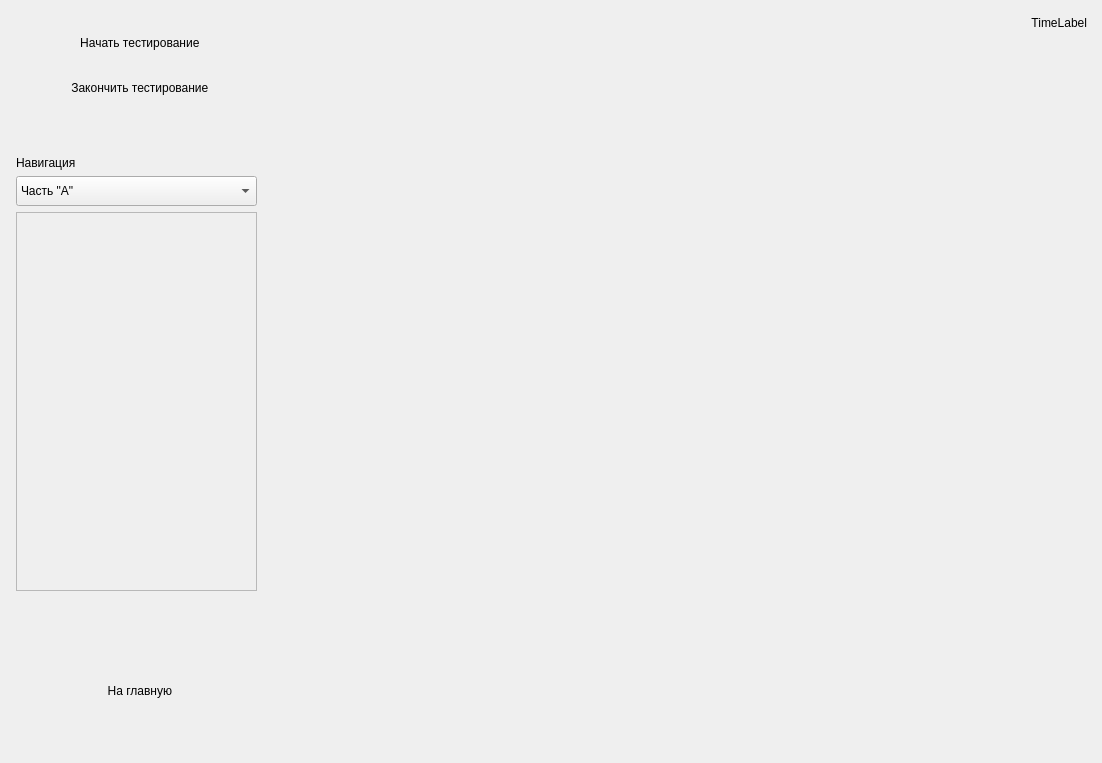
<?xml version="1.0" encoding="UTF-8"?>
<ui version="4.0">
 <class>TestingWidget</class>
 <widget class="QWidget" name="TestingWidget">
  <property name="geometry">
   <rect>
    <x>0</x>
    <y>0</y>
    <width>1102</width>
    <height>763</height>
   </rect>
  </property>
  <property name="windowTitle">
   <string>Form</string>
  </property>
  <layout class="QGridLayout" name="gridLayout">
   <property name="margin">
    <number>0</number>
   </property>
   <property name="spacing">
    <number>0</number>
   </property>
   <item row="0" column="1">
    <widget class="QWidget" name="contentWidget" native="true">
     <property name="sizePolicy">
      <sizepolicy hsizetype="Expanding" vsizetype="Expanding">
       <horstretch>0</horstretch>
       <verstretch>0</verstretch>
      </sizepolicy>
     </property>
     <property name="styleSheet">
      <string notr="true">* {
  background-color: #ffffff;
}
#contentWidgetSpacer
{
  background-color: #f4f5f9; 
  border: 2px solid #e2e3e5;
  border-radius: 5px;
}
#timeLabel
{
  text-align: right;
  font-size: 16px;
  font-family: Arial, sans-serif;
  font-weight: bold;
  color: #60616f;
}
#tabWidget::pane
{
  border: none;
}
#theoryTab, #practiceTab
{

  margin: 0px;
  padding: 0px;
  background-color: #f6f7f9;
}
#tabWidget::tab-bar
{
  border: 2px solid #e2e3e5;
  background-color: #e2e3e5;
}
#tabWidget &gt;  QTabBar::tab
{
  margin-left: -5px;
  border: 2px solid #e2e3e5;
  border-radius: 5px;
  background-color: #e2e3e5;
  font-size: 14px;
  font-family: Arial, sans-serif;
  font-weight: bold;
  color: #60616f;
  width: 100px;
  height: 20px;
}
#tabWidget &gt;  QTabBar::tab:first
{
  margin-left: 0px;
}
#tabWidget &gt;  QTabBar::tab:selected
{
  background-color: #f6f7f9;
  border: 2px solid #f6f7f9;
}</string>
     </property>
     <layout class="QVBoxLayout" name="verticalLayout">
      <property name="leftMargin">
       <number>15</number>
      </property>
      <property name="topMargin">
       <number>5</number>
      </property>
      <property name="rightMargin">
       <number>15</number>
      </property>
      <property name="bottomMargin">
       <number>5</number>
      </property>
      <item>
       <widget class="QLabel" name="timeLabel">
        <property name="sizePolicy">
         <sizepolicy hsizetype="Expanding" vsizetype="Fixed">
          <horstretch>0</horstretch>
          <verstretch>0</verstretch>
         </sizepolicy>
        </property>
        <property name="minimumSize">
         <size>
          <width>0</width>
          <height>35</height>
         </size>
        </property>
        <property name="maximumSize">
         <size>
          <width>16777215</width>
          <height>35</height>
         </size>
        </property>
        <property name="text">
         <string>TimeLabel</string>
        </property>
        <property name="alignment">
         <set>Qt::AlignRight|Qt::AlignTrailing|Qt::AlignVCenter</set>
        </property>
       </widget>
      </item>
      <item>
       <widget class="QWidget" name="contentWidgetSpacer" native="true">
        <widget class="QLabel" name="labelAnswers">
         <property name="geometry">
          <rect>
           <x>20</x>
           <y>20</y>
           <width>461</width>
           <height>491</height>
          </rect>
         </property>
         <property name="text">
          <string/>
         </property>
        </widget>
        <widget class="QLabel" name="labelPicture">
         <property name="geometry">
          <rect>
           <x>510</x>
           <y>20</y>
           <width>261</width>
           <height>421</height>
          </rect>
         </property>
         <property name="text">
          <string/>
         </property>
        </widget>
       </widget>
      </item>
      <item>
       <widget class="QStackedWidget" name="answerWidget">
        <property name="sizePolicy">
         <sizepolicy hsizetype="Expanding" vsizetype="Maximum">
          <horstretch>0</horstretch>
          <verstretch>0</verstretch>
         </sizepolicy>
        </property>
        <property name="minimumSize">
         <size>
          <width>0</width>
          <height>180</height>
         </size>
        </property>
        <property name="maximumSize">
         <size>
          <width>16777215</width>
          <height>180</height>
         </size>
        </property>
        <property name="styleSheet">
         <string notr="true">#answerPage_A &gt; QGroupBox::title {
  font-size: 14px;
  font-family: Arial, sans-serif;
  font-weight: bold;
  color: #909090;  
}
#answerPage_B QLabel {
  font-size: 14px;
  font-family: Arial, sans-serif;
  font-weight: bold;
  color: #909090;  
}
</string>
        </property>
        <property name="currentIndex">
         <number>0</number>
        </property>
        <widget class="QWidget" name="answerPage_A">
         <zorder>contentWidgetSpacer</zorder>
         <zorder>contentWidgetSpacer</zorder>
        </widget>
        <widget class="QWidget" name="answerPage_B"/>
        <widget class="QWidget" name="answerPage_C"/>
       </widget>
      </item>
     </layout>
    </widget>
   </item>
   <item row="0" column="0">
    <widget class="QWidget" name="menuWidget" native="true">
     <property name="sizePolicy">
      <sizepolicy hsizetype="Expanding" vsizetype="Expanding">
       <horstretch>0</horstretch>
       <verstretch>0</verstretch>
      </sizepolicy>
     </property>
     <property name="maximumSize">
      <size>
       <width>273</width>
       <height>16777215</height>
      </size>
     </property>
     <property name="styleSheet">
      <string notr="true">#menuWidget {
  background-color: #f4f5f9;
  border-right: 2px solid #bbbbbb;
  margin: 0px;
  padding: 0px;
}

#menuWidget {
  background-color: #f4f5f9;
}
#menuWidget &gt; QWidget
{
  margin-left: 9px;
  margin-right: 9px;

  border-right: 2px solid #bbbbbb;
  font-size: 16px;
  font-family: Arial, sans-serif;
  font-weight: bold;
  color: #60616f;
}
#menuWidget &gt; QPushButton {
  margin: 0px;
  text-align: left;
  border: none;
  border-top: 1px solid #d0d1d4;
  border-bottom: 1px solid #d0d1d4;
  
  margin-right: 2px;
  padding-left: 5px;
}
#menuWidget &gt; QPushButton:hover {
  background-color: #c6e4f0;
  border-top: 1px solid #b2c6ce;
  border-bottom: 1px solid #b2c6ce;
}
#menuWidget &gt; QPushButton:pressed {
  padding-top: 1px;
}</string>
     </property>
     <layout class="QVBoxLayout" name="verticalLayout_4">
      <property name="spacing">
       <number>0</number>
      </property>
      <property name="margin">
       <number>0</number>
      </property>
      <item>
       <spacer name="verticalSpacer_4">
        <property name="orientation">
         <enum>Qt::Vertical</enum>
        </property>
        <property name="sizeType">
         <enum>QSizePolicy::Fixed</enum>
        </property>
        <property name="sizeHint" stdset="0">
         <size>
          <width>20</width>
          <height>20</height>
         </size>
        </property>
       </spacer>
      </item>
      <item>
       <widget class="QPushButton" name="startTestButton">
        <property name="sizePolicy">
         <sizepolicy hsizetype="Expanding" vsizetype="Fixed">
          <horstretch>0</horstretch>
          <verstretch>0</verstretch>
         </sizepolicy>
        </property>
        <property name="minimumSize">
         <size>
          <width>0</width>
          <height>45</height>
         </size>
        </property>
        <property name="maximumSize">
         <size>
          <width>16777215</width>
          <height>45</height>
         </size>
        </property>
        <property name="text">
         <string>  Начать тестирование</string>
        </property>
        <property name="icon">
         <iconset resource="icons.qrc">
          <normaloff>:/icons/icons/start.png</normaloff>:/icons/icons/start.png</iconset>
        </property>
        <property name="iconSize">
         <size>
          <width>36</width>
          <height>36</height>
         </size>
        </property>
        <property name="flat">
         <bool>true</bool>
        </property>
       </widget>
      </item>
      <item>
       <widget class="QPushButton" name="stopTestButton">
        <property name="sizePolicy">
         <sizepolicy hsizetype="Expanding" vsizetype="Fixed">
          <horstretch>0</horstretch>
          <verstretch>0</verstretch>
         </sizepolicy>
        </property>
        <property name="minimumSize">
         <size>
          <width>0</width>
          <height>45</height>
         </size>
        </property>
        <property name="maximumSize">
         <size>
          <width>16777215</width>
          <height>45</height>
         </size>
        </property>
        <property name="text">
         <string>  Закончить тестирование</string>
        </property>
        <property name="icon">
         <iconset resource="icons.qrc">
          <normaloff>:/icons/icons/stop.png</normaloff>:/icons/icons/stop.png</iconset>
        </property>
        <property name="iconSize">
         <size>
          <width>36</width>
          <height>36</height>
         </size>
        </property>
        <property name="flat">
         <bool>true</bool>
        </property>
       </widget>
      </item>
      <item>
       <spacer name="verticalSpacer">
        <property name="orientation">
         <enum>Qt::Vertical</enum>
        </property>
        <property name="sizeType">
         <enum>QSizePolicy::Fixed</enum>
        </property>
        <property name="sizeHint" stdset="0">
         <size>
          <width>20</width>
          <height>30</height>
         </size>
        </property>
       </spacer>
      </item>
      <item>
       <widget class="QWidget" name="navigationWidget" native="true">
        <property name="styleSheet">
         <string notr="true">#navigationWidget
{
  background-color: #ffffff;
  border: 2px solid #d0d1d4;
  border-radius: 5px;

}
#navigationWidget QWidget
{
  font-size: 16px;
  font-family: Arial, sans-serif;
  font-weight: bold;
  color: #60616f;
}
#navigationWidget &gt; #label
{
  background-color: #ffffff;
  text-align: left;
  border: none;
  font-size: 13px;
  font-family: Arial, sans-serif;
  font-weight: bold;
  color: #60616f;
}

#navigationWidget &gt; QComboBox {
  border: 2px solid #e6e6e9;
  border-radius: 5px;
  background-color: qlineargradient(spread:pad, x1:0.511, y1:0, x2:0.510955, y2:1, stop:0   rgba(255, 255, 255, 255), stop:0.943182 rgba(245, 246, 249, 255));
  padding-left: 10px;
}
#navigationWidget &gt; QComboBox::down-arrow {
  border: none;
  border-radius: 5px;
  background-color: qlineargradient(spread:pad, x1:0.511, y1:0, x2:0.510955, y2:1, stop:0   rgba(255, 255, 255, 255), stop:0.943182 rgba(245, 246, 249, 255));
}
#navigationWidget &gt; QComboBox::drop-down {
  width: 25px;
  border: none;
  border-radius: 0px;
  background-color: qlineargradient(spread:pad, x1:0.511, y1:0, x2:0.510955, y2:1, stop:0   rgba(255, 255, 255, 255), stop:0.943182 rgba(245, 246, 249, 255));
  border-left: 2px solid #d6d7da;
  margin: 4px 0px;
}
#navigationWidget &gt; QComboBox:hover {
  background-color: qlineargradient(spread:pad, x1:0.511, y1:0, x2:0.510955, y2:1, stop:0   rgba(255, 255, 255, 255), stop:0.943182 rgba(245, 246, 249, 255));
  border-radius: 5px;
}

#navigationWidget &gt; QComboBox QAbstractItemView, QComboBox QAbstractItemView::item  {
  background-color: qlineargradient(spread:pad, x1:0.511, y1:0, x2:0.510955, y2:1, stop:0   rgba(255, 255, 255, 255), stop:0.943182 rgba(245, 246, 249, 255));
  border: 1px solid #ecedef;
  border-radius: 5px;
  padding-left: 10px;
  selection-background-color: #c6e4f0;
 }

#navigationWidget &gt; QComboBox QAbstractItemView::item:hover  {
  background-color: #c6e4f0;
  selection-background-color: #c6e4f0;
 }

#navigationWidget QScrollArea {
  border: 2px solid #ecedef;
  border-radius: 5px;  
}

#navigationWidget QScrollBar {
  background-color: #ffffff;
  border: none;
}
#navigationWidget QScrollBar::handle {
  border: 2px solid #ecedef;
  border-radius: 5px;
  background-color: #f4f5f9;
}
#navigationWidget QScrollBar::up-arrow{
  border: none;
  background-color: white;
  width: 0px;
  height: 0px;
}
#navigationWidget QScrollBar::down-arrow{
  border: none;
  background-color: white;
  width: 0px;
  height: 0px;
}
#scrollAreaWidgetContents &gt;  QWidget
{
  padding: 0px;
  margin: 0px;
 
  text-align: left;
  border: none;
  border-top: 1px solid #d0d1d4;
  border-bottom: 1px solid #d0d1d4;
  height: 45px;

  font-size: 16px;
  font-family: Arial, sans-serif;
  font-weight: bold;
  color: #60616f;

  background-color: #f4f5f9;

  padding-left: 5px;
}
#scrollAreaWidgetContents QPushButton
{
  border: none;
  padding-left: 5px;
  text-align: left;
}

#scrollAreaWidgetContents QToolButton {
  margin: 0px;
  padding: 0px;

  border: none;
  background-image: url(:/icons/icons/help.png);
  background-repeat: none;
  background-clip: border;
}
#scrollAreaWidgetContents QToolButton:hover {
  margin: -4px;
  padding: 0px;
  border: 2px solid #d0d1d4;
  border-radius: 2px;
}

#scrollAreaWidgetContents &gt; QWidget:hover {
  background-color: #c6e4f0;
  border-top: 1px solid #b2c6ce;
  border-bottom: 1px solid #b2c6ce;
}
#scrollAreaWidgetContents &gt; QWidget:pressed {
  padding-top: 1px;
}</string>
        </property>
        <layout class="QVBoxLayout" name="verticalLayout_2">
         <property name="spacing">
          <number>6</number>
         </property>
         <property name="leftMargin">
          <number>16</number>
         </property>
         <property name="topMargin">
          <number>16</number>
         </property>
         <property name="rightMargin">
          <number>16</number>
         </property>
         <property name="bottomMargin">
          <number>7</number>
         </property>
         <item>
          <widget class="QLabel" name="label">
           <property name="text">
            <string>Навигация</string>
           </property>
          </widget>
         </item>
         <item>
          <widget class="QComboBox" name="comboBoxNavigation">
           <property name="minimumSize">
            <size>
             <width>0</width>
             <height>30</height>
            </size>
           </property>
           <property name="maximumSize">
            <size>
             <width>16777215</width>
             <height>30</height>
            </size>
           </property>
           <property name="styleSheet">
            <string notr="true"/>
           </property>
           <item>
            <property name="text">
             <string>Часть &quot;А&quot;</string>
            </property>
           </item>
           <item>
            <property name="text">
             <string>Часть &quot;B&quot;</string>
            </property>
           </item>
           <item>
            <property name="text">
             <string>Часть &quot;C&quot;</string>
            </property>
           </item>
          </widget>
         </item>
         <item>
          <widget class="QScrollArea" name="scrollAreaNavigation">
           <property name="styleSheet">
            <string notr="true"/>
           </property>
           <property name="horizontalScrollBarPolicy">
            <enum>Qt::ScrollBarAlwaysOff</enum>
           </property>
           <property name="widgetResizable">
            <bool>true</bool>
           </property>
           <widget class="QWidget" name="scrollAreaWidgetContents">
            <property name="geometry">
             <rect>
              <x>0</x>
              <y>0</y>
              <width>237</width>
              <height>373</height>
             </rect>
            </property>
           </widget>
          </widget>
         </item>
        </layout>
        <zorder>comboBoxNavigation</zorder>
        <zorder>scrollAreaNavigation</zorder>
        <zorder>label</zorder>
       </widget>
      </item>
      <item>
       <spacer name="verticalSpacer_2">
        <property name="orientation">
         <enum>Qt::Vertical</enum>
        </property>
        <property name="sizeType">
         <enum>QSizePolicy::Preferred</enum>
        </property>
        <property name="sizeHint" stdset="0">
         <size>
          <width>20</width>
          <height>70</height>
         </size>
        </property>
       </spacer>
      </item>
      <item>
       <widget class="QPushButton" name="exitPushButton">
        <property name="sizePolicy">
         <sizepolicy hsizetype="Expanding" vsizetype="Fixed">
          <horstretch>0</horstretch>
          <verstretch>0</verstretch>
         </sizepolicy>
        </property>
        <property name="minimumSize">
         <size>
          <width>0</width>
          <height>45</height>
         </size>
        </property>
        <property name="maximumSize">
         <size>
          <width>16777215</width>
          <height>45</height>
         </size>
        </property>
        <property name="text">
         <string>  На главную</string>
        </property>
        <property name="icon">
         <iconset resource="icons.qrc">
          <normaloff>:/icons/icons/back.png</normaloff>:/icons/icons/back.png</iconset>
        </property>
        <property name="iconSize">
         <size>
          <width>36</width>
          <height>36</height>
         </size>
        </property>
        <property name="flat">
         <bool>true</bool>
        </property>
       </widget>
      </item>
      <item>
       <spacer name="verticalSpacer_3">
        <property name="orientation">
         <enum>Qt::Vertical</enum>
        </property>
        <property name="sizeType">
         <enum>QSizePolicy::Fixed</enum>
        </property>
        <property name="sizeHint" stdset="0">
         <size>
          <width>20</width>
          <height>50</height>
         </size>
        </property>
       </spacer>
      </item>
     </layout>
    </widget>
   </item>
  </layout>
 </widget>
 <resources>
  <include location="icons.qrc"/>
 </resources>
 <connections/>
</ui>
